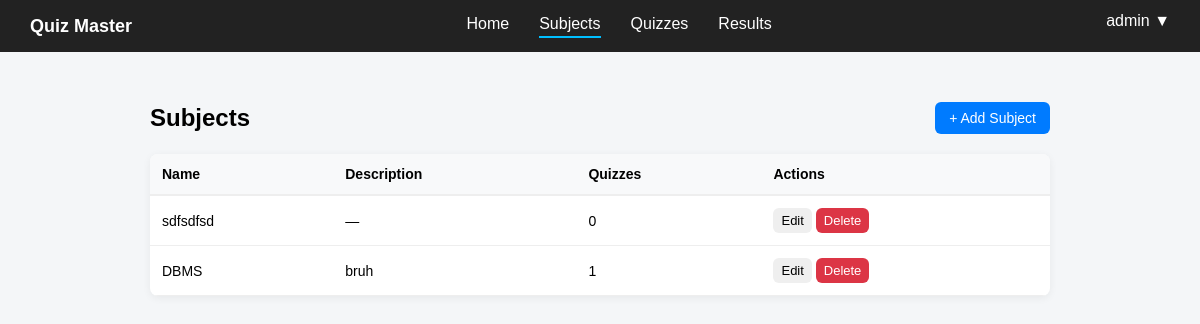
/admin/subjects (signed in), run on an earlier commit of the app's database.
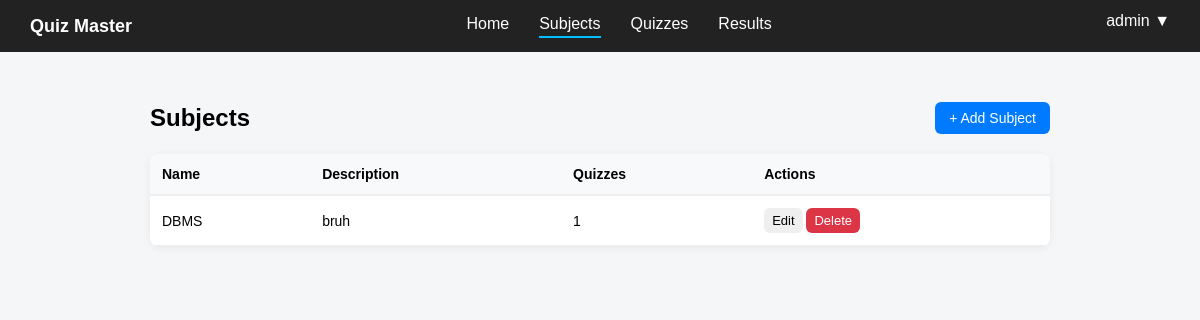
And on a later commit of the database.
### controller/models.py (models this page shows)
class Subject(db.Model):
    __tablename__ = "subjects"
    id = db.Column(db.Integer, primary_key=True)
    name = db.Column(db.String(100), nullable=False)
    description = db.Column(db.Text)
    quizzes = db.relationship("Quiz", backref="subject", lazy=True)

### app.py (the view)
@app.route('/admin/subjects')
def admin_subjects():
    if not admin_access():
        return redirect(url_for("home"))
    subjects = Subject.query.order_by(Subject.id.desc()).all()
    subject_data = []
    for s in subjects:
        subject_data.append({
            "id": s.id,
            "name": s.name,
            "description": s.description,
            "quiz_count": len(s.quizzes),
            "created": s.id
        })
    return render_template("admin_subjects.html", subjects=subject_data)

### app.py (called while the page is built)
def admin_access():
    if "user_id" not in session:
        flash("Please login first")
        return False
    if session.get("role") != "admin":
        flash("You are not authorized to access this page")
        return False
    return True

### templates/admin_subjects.html (shortened to what this page needs)
{% extends "base.html" %}
{% block content %}
<div class="header">
    <h1>Subjects</h1>
    <button class="btn primary" onclick="location.href='{{ url_for('new_subject') }}'">
        + Add Subject
    </button>
</div>
<table class="table">
    <thead>
        <tr>
            <th>Name</th>
            <th>Description</th>
            <th>Quizzes</th>
            <th>Actions</th>
        </tr>
    </thead>
    <tbody>
        {% if subjects %}
        {% for s in subjects %}
        <tr>
            <td>{{ s.name }}</td>
            <td>{{ s.description or "—" }}</td>
            <td>{{ s.quiz_count }}</td>
            <td>
                <button class="btn small" onclick="location.href='{{ url_for('edit_subject', id=s.id) }}'">
                    Edit
                </button>
                <form method="POST" action="{{ url_for('delete_subject', id=s.id) }}" style="display:inline;"
                    onsubmit="return confirm('Are you sure you want to delete this subject?')">
                    <button class="btn small danger">Delete</button>
                </form>
            </td>
        </tr>
        {% endfor %}
        {% else %}
        <tr>
            <td colspan="4">No subjects found</td>
        </tr>
        {% endif %}
    </tbody>
</table>
{% endblock %}

What changed in the data, as far as the page shows it:
removed Subject: name "sdfsdfsd", description "—", quiz_count "0"
